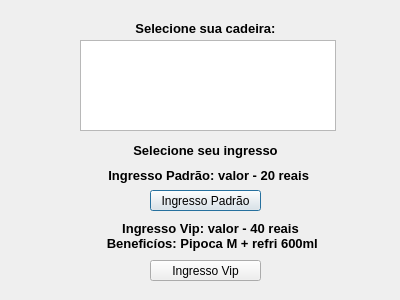
<?xml version="1.0" encoding="UTF-8"?>
<ui version="4.0">
 <class>Ingresso</class>
 <widget class="QDialog" name="Ingresso">
  <property name="geometry">
   <rect>
    <x>0</x>
    <y>0</y>
    <width>400</width>
    <height>300</height>
   </rect>
  </property>
  <property name="windowTitle">
   <string>Comprar Ingresso</string>
  </property>
  <widget class="QWidget" name="widget" native="true">
   <property name="geometry">
    <rect>
     <x>0</x>
     <y>0</y>
     <width>400</width>
     <height>300</height>
    </rect>
   </property>
   <widget class="QLabel" name="label">
    <property name="geometry">
     <rect>
      <x>80</x>
      <y>20</y>
      <width>251</width>
      <height>16</height>
     </rect>
    </property>
    <property name="font">
     <font>
      <pointsize>10</pointsize>
      <bold>true</bold>
     </font>
    </property>
    <property name="styleSheet">
     <string notr="true">#widget
{
background-image: url(://bg.jpg);
}
QPushButton
{
border-radius:10px;
border: 0.5px solid #000;
}</string>
    </property>
    <property name="text">
     <string>Selecione sua cadeira:</string>
    </property>
    <property name="alignment">
     <set>Qt::AlignmentFlag::AlignCenter</set>
    </property>
   </widget>
   <widget class="QLabel" name="label_2">
    <property name="geometry">
     <rect>
      <x>80</x>
      <y>140</y>
      <width>251</width>
      <height>20</height>
     </rect>
    </property>
    <property name="font">
     <font>
      <pointsize>10</pointsize>
      <bold>true</bold>
     </font>
    </property>
    <property name="text">
     <string>Selecione seu ingresso</string>
    </property>
    <property name="alignment">
     <set>Qt::AlignmentFlag::AlignCenter</set>
    </property>
   </widget>
   <widget class="QPushButton" name="pushButton">
    <property name="geometry">
     <rect>
      <x>150</x>
      <y>190</y>
      <width>111</width>
      <height>21</height>
     </rect>
    </property>
    <property name="text">
     <string>Ingresso Padrão</string>
    </property>
   </widget>
   <widget class="QPushButton" name="pushButton_2">
    <property name="geometry">
     <rect>
      <x>150</x>
      <y>260</y>
      <width>111</width>
      <height>21</height>
     </rect>
    </property>
    <property name="text">
     <string>Ingresso Vip</string>
    </property>
   </widget>
   <widget class="QLabel" name="label_3">
    <property name="geometry">
     <rect>
      <x>90</x>
      <y>160</y>
      <width>241</width>
      <height>31</height>
     </rect>
    </property>
    <property name="font">
     <font>
      <pointsize>10</pointsize>
      <bold>true</bold>
     </font>
    </property>
    <property name="text">
     <string>Ingresso Padrão: valor - 20 reais </string>
    </property>
    <property name="alignment">
     <set>Qt::AlignmentFlag::AlignCenter</set>
    </property>
   </widget>
   <widget class="QLabel" name="label_4">
    <property name="geometry">
     <rect>
      <x>90</x>
      <y>220</y>
      <width>241</width>
      <height>31</height>
     </rect>
    </property>
    <property name="font">
     <font>
      <pointsize>10</pointsize>
      <bold>true</bold>
     </font>
    </property>
    <property name="text">
     <string>Ingresso Vip: valor - 40 reais
 Beneficíos: Pipoca M + refri 600ml</string>
    </property>
    <property name="alignment">
     <set>Qt::AlignmentFlag::AlignCenter</set>
    </property>
   </widget>
   <widget class="QListWidget" name="listWidget">
    <property name="geometry">
     <rect>
      <x>80</x>
      <y>40</y>
      <width>256</width>
      <height>91</height>
     </rect>
    </property>
   </widget>
  </widget>
 </widget>
 <resources/>
 <connections/>
</ui>
